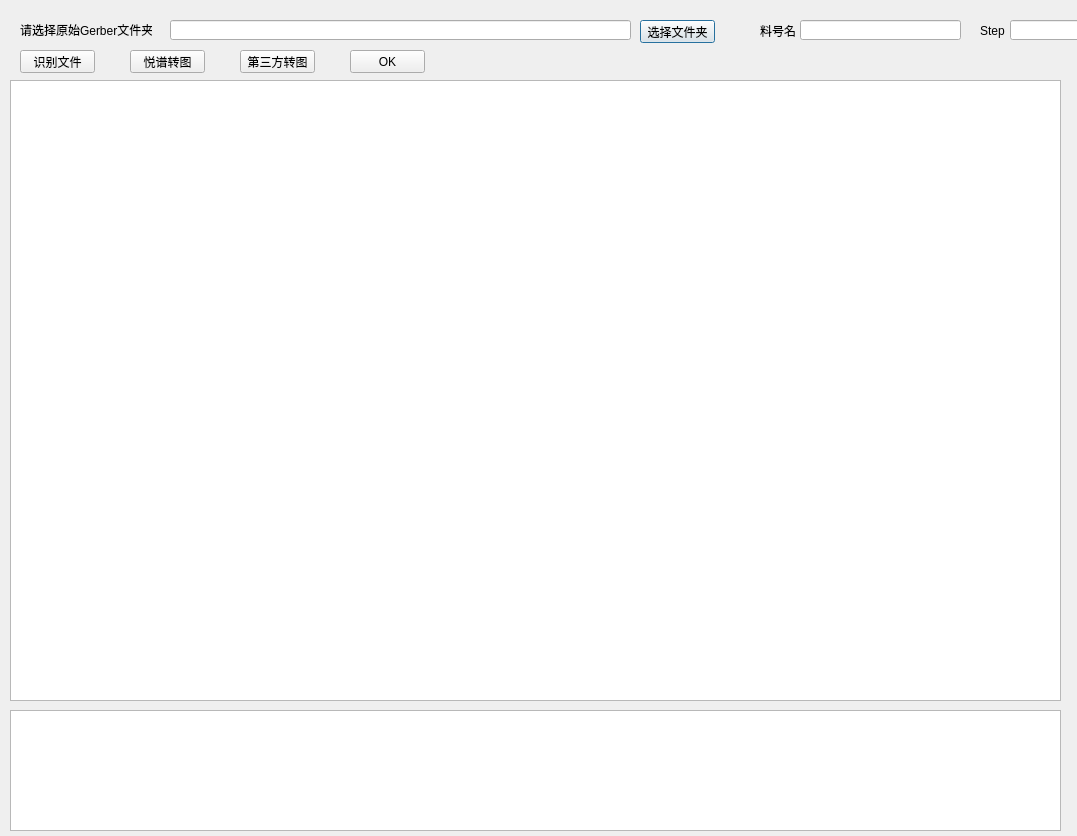
<?xml version="1.0" encoding="UTF-8"?>
<ui version="4.0">
 <class>Dialog</class>
 <widget class="QDialog" name="Dialog">
  <property name="geometry">
   <rect>
    <x>0</x>
    <y>0</y>
    <width>1077</width>
    <height>836</height>
   </rect>
  </property>
  <property name="windowTitle">
   <string>Dialog</string>
  </property>
  <widget class="QLabel" name="labelJobName">
   <property name="geometry">
    <rect>
     <x>760</x>
     <y>20</y>
     <width>54</width>
     <height>21</height>
    </rect>
   </property>
   <property name="font">
    <font>
     <weight>50</weight>
     <bold>false</bold>
    </font>
   </property>
   <property name="text">
    <string>料号名</string>
   </property>
  </widget>
  <widget class="QLineEdit" name="lineEditJobName">
   <property name="geometry">
    <rect>
     <x>800</x>
     <y>20</y>
     <width>161</width>
     <height>20</height>
    </rect>
   </property>
  </widget>
  <widget class="QLineEdit" name="lineEditGerberFolderPath">
   <property name="geometry">
    <rect>
     <x>170</x>
     <y>20</y>
     <width>461</width>
     <height>20</height>
    </rect>
   </property>
  </widget>
  <widget class="QPushButton" name="pushButtonSelectGerber">
   <property name="geometry">
    <rect>
     <x>640</x>
     <y>20</y>
     <width>75</width>
     <height>23</height>
    </rect>
   </property>
   <property name="font">
    <font>
     <weight>50</weight>
     <bold>false</bold>
    </font>
   </property>
   <property name="text">
    <string>选择文件夹</string>
   </property>
  </widget>
  <widget class="QPushButton" name="pushButtonTranslateG">
   <property name="geometry">
    <rect>
     <x>240</x>
     <y>50</y>
     <width>75</width>
     <height>23</height>
    </rect>
   </property>
   <property name="font">
    <font>
     <weight>50</weight>
     <bold>false</bold>
    </font>
   </property>
   <property name="text">
    <string>第三方转图</string>
   </property>
  </widget>
  <widget class="QLineEdit" name="lineEditStep">
   <property name="geometry">
    <rect>
     <x>1010</x>
     <y>20</y>
     <width>71</width>
     <height>20</height>
    </rect>
   </property>
  </widget>
  <widget class="QTableWidget" name="tableWidgetGerber">
   <property name="geometry">
    <rect>
     <x>10</x>
     <y>80</y>
     <width>1051</width>
     <height>621</height>
    </rect>
   </property>
  </widget>
  <widget class="QPushButton" name="pushButtonTranslateEP">
   <property name="geometry">
    <rect>
     <x>130</x>
     <y>50</y>
     <width>75</width>
     <height>23</height>
    </rect>
   </property>
   <property name="font">
    <font>
     <weight>50</weight>
     <bold>false</bold>
    </font>
   </property>
   <property name="text">
    <string>悦谱转图</string>
   </property>
  </widget>
  <widget class="QLabel" name="labelStep">
   <property name="geometry">
    <rect>
     <x>980</x>
     <y>20</y>
     <width>31</width>
     <height>21</height>
    </rect>
   </property>
   <property name="font">
    <font>
     <weight>50</weight>
     <bold>false</bold>
    </font>
   </property>
   <property name="text">
    <string>Step</string>
   </property>
  </widget>
  <widget class="QPushButton" name="pushButtonIdentify">
   <property name="geometry">
    <rect>
     <x>20</x>
     <y>50</y>
     <width>75</width>
     <height>23</height>
    </rect>
   </property>
   <property name="font">
    <font>
     <weight>50</weight>
     <bold>false</bold>
    </font>
   </property>
   <property name="text">
    <string>识别文件</string>
   </property>
  </widget>
  <widget class="QLabel" name="labelSelectGerber">
   <property name="geometry">
    <rect>
     <x>20</x>
     <y>20</y>
     <width>132</width>
     <height>20</height>
    </rect>
   </property>
   <property name="font">
    <font>
     <weight>50</weight>
     <bold>false</bold>
    </font>
   </property>
   <property name="text">
    <string>请选择原始Gerber文件夹</string>
   </property>
  </widget>
  <widget class="QTextBrowser" name="textBrowserLog">
   <property name="geometry">
    <rect>
     <x>10</x>
     <y>710</y>
     <width>1051</width>
     <height>121</height>
    </rect>
   </property>
  </widget>
  <widget class="QPushButton" name="pushButtonOK">
   <property name="geometry">
    <rect>
     <x>350</x>
     <y>50</y>
     <width>75</width>
     <height>23</height>
    </rect>
   </property>
   <property name="text">
    <string>OK</string>
   </property>
  </widget>
 </widget>
 <resources/>
 <connections/>
</ui>
